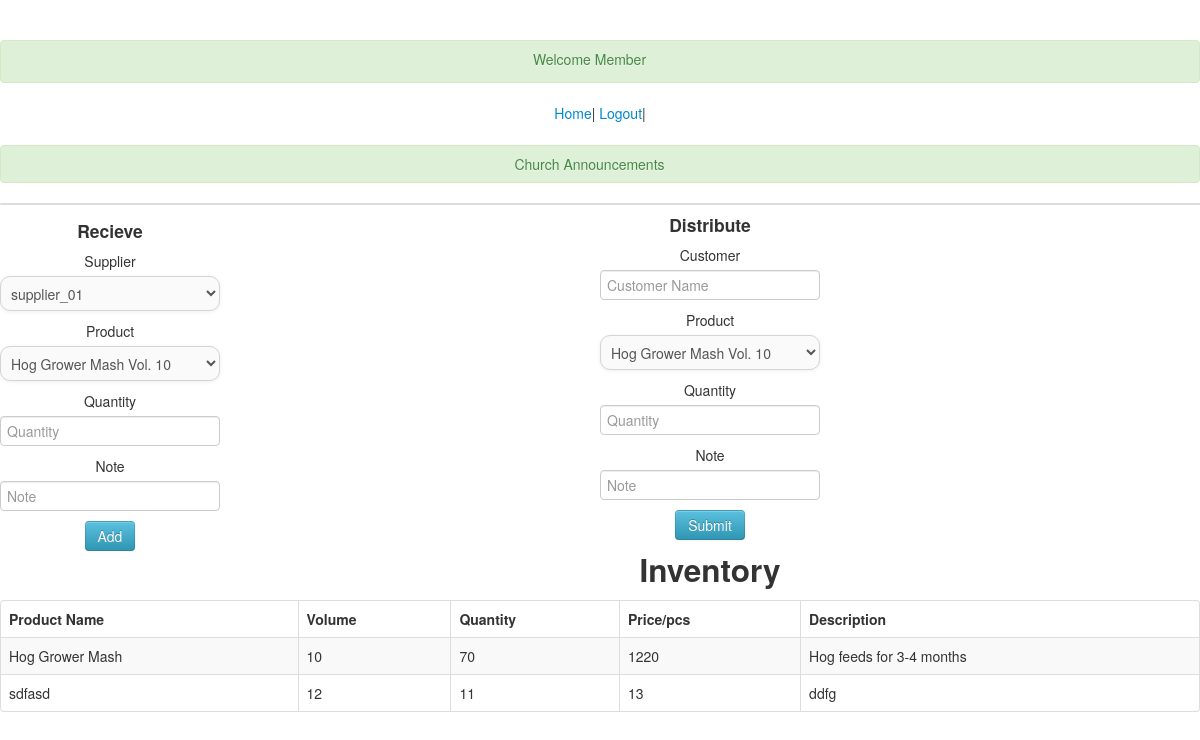
The app's page /member/index.php with its own data.
### tables this page shows
CREATE TABLE IF NOT EXISTS `product` (
  `product_id` int(11) NOT NULL AUTO_INCREMENT,
  `product_name` varchar(100) NOT NULL,
  `product_type_id` int(11) NOT NULL,
  `product_volume` int(11) NOT NULL,
  `product_description` varchar(200) NOT NULL,
  `product_cost` int(11) NOT NULL,
  `product_price` int(11) NOT NULL,
  PRIMARY KEY (`product_id`)
);

### member/index.php (the view, shortened to what this page needs)
<?php include('../db.php');
include('header.php');
$user = $_SESSION['username'];
$login=mysql_query("select * from user where user_name='$user'")or die(mysql_error());
$row=mysql_fetch_row($login);
?>
	<body>
	<center>
			<div id="container">
			<div id="header">
				<div class="alert alert-success"><label>Welcome Member</label></div>
			</div>
			<table>
				<thead>
					<td>
						<tr><a href="index.php">Home</a>  |  </tr>
						<tr><a href="../logout.php">Logout</a>  |  </tr>
					</td>
				</thead>
			</table>
			<br/>
			<table class="table table-bordered">
				<div class="alert alert-success">Church Announcements</div>
			</table>
			<div style="float:left;">
			<h4>Recieve</h4>
				<label for="product_type">Supplier</label>
				<div>
					<select  name="supp_supplier_type" id="supp_supplier_type" required>
					<?php
					$query=mysql_query("select * from partner");
					while($row=mysql_fetch_array($query))
					 { ?>
						<option value="<?php echo $row['id'];?>"> <?php echo $row['name'];?> </option>
						<?php } ?>
					</select>
				</div>
			<label for="product_type">Product</label>
				<div>
					<select name="supp_product_type" id="supp_product_type" required>
					<?php
					$query=mysql_query("select * from product");
					while($row=mysql_fetch_array($query))
					 { ?>
						<option value="<?php echo $row['product_id'];?>"> <?php echo $row['product_name']." Vol. ".$row['product_volume'];?> </option>
						<?php } ?>
					</select>
				</div>
			<label class="control-label" for="inputEmail">Quantity</label>
			<input type="text"  name="supp_product_quantity" id="supp_product_quantity" placeholder="Quantity" required>
			<label class="control-label" for="inputEmail">Note</label>
			<input type="text"  name="supp_product_note"  id="supp_product_note" placeholder="Note"><br>
			<button type="submit" id="add_supply" class="btn btn-info">Add</button>
			</div>
			<h4>Distribute</h4>
			<label for="customername">Customer</label>
			<input type="text"  name="customername" id="customername" placeholder="Customer Name" required>
			<label for="cust_product_type">Product</label>
				<div>
					<select name="cust_product_type" id="cust_product_type" required>
					<?php
					$query=mysql_query("select t.qty,p.* , sum(t.qty) as total from transaction as t, product as p  where t.product_id = p.product_id group by t.product_id");
					while(($row=mysql_fetch_array($query))  && ($row['total'] !=='0'))
					 { ?>
						<option value="<?php echo $row['product_id'];?>"> <?php echo $row['product_name']." Vol. ".$row['product_volume'];?> </option>
						<?php } ?>
					</select>
				</div>
			<label class="control-label" for="inputEmail">Quantity</label>
			<input type="text"  name="cust_product_quantity" id="cust_product_quantity" placeholder="Quantity" required>
			<label class="control-label" for="inputEmail">Note</label>
			<input type="text"  name="cust_product_note"  id="cust_product_note" placeholder="Note"><br>
			<button type="submit" id="minus_supply" class="btn btn-info">Submit</button>
			</div>
			<h2>Inventory</h2>
			<table cellpadding="0" cellspacing="0" border="0" class="table table-striped table-bordered" >
				<thead>
					<tr>
					<th>Product Name</th>
					<th>Volume</th>
					<th>Quantity</th>
					<th>Price/pcs</th>
					<th>Description</th>
					</tr>
				</thead>
				<tbody>
					<?php
					$query=mysql_query("select t.qty,p.* , sum(t.qty) as total from transaction as t, product as p  where t.product_id = p.product_id group by t.product_id ")or die(mysql_error());
					while(($row=mysql_fetch_array($query)) && ($row['total'] !=='0')){
					?>
					<tr>
					<td><?php echo $row['product_name']; ?></td>
					<td><?php echo $row['product_volume']; ?></td>
					<td><?php echo $row['total']; ?></td>
					<td><?php echo $row['product_price']; ?></td>
					<td><?php echo $row['product_description']; ?></td>
					</tr>
					<?php } ?>
				</tbody>
			</table>
	</center>
	</body>
</html>

### records on screen
product: product_name "Hog Grower Mash", product_volume "10", total "70", product_price "1220", product_description "Hog feeds for 3-4 months"
product: product_name "sdfasd", product_volume "12", total "11", product_price "13", product_description "ddfg"

### other values on screen
form field supp_supplier_type "supplier_01"
form field supp_product_type "Hog Grower Mash Vol. 10"
form field cust_product_type "Hog Grower Mash Vol. 10"
